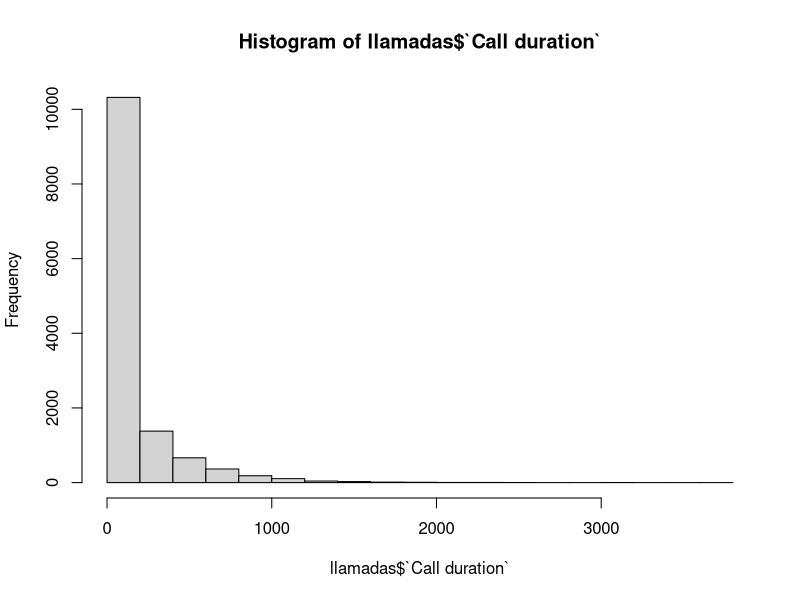
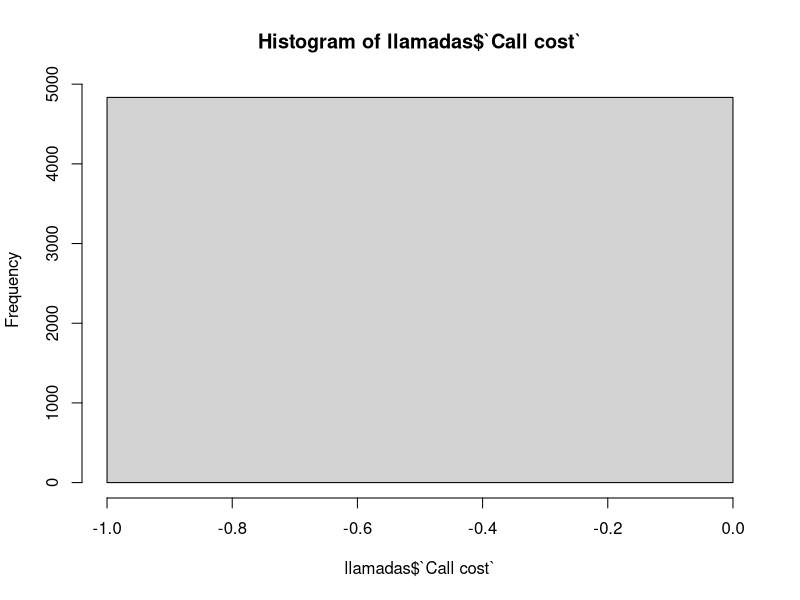

Source code (R) for these figures, in order:
# DATA VOXIMPLANT _sac_ llamadas

library(readr)
library(readxl)
library(lubridate)
library(dplyr)
library(ggplot2)
library(tidyr)

llamadas<-read_xlsx("voximplant.xlsx")

str(llamadas)

llamadas$`Call duration`<-as.numeric(llamadas$`Call duration`)
llamadas$`Call cost`<-as.numeric(llamadas$`Call cost`)

hist(llamadas$`Call duration`)
hist(llamadas$`Call cost`)
